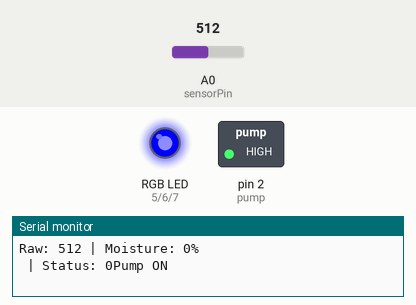
The sketch below on a simulated Arduino Uno, built with avr-gcc and run on an emulated ATmega328P. Parts: switched loads named in the sketch (green lamp = pin HIGH), an RGB LED mixed from three pins (HIGH = lit), the last lines printed to the serial monitor. The inputs (shaded band) are chosen by the test bench; at power-on: A0 (sensorPin) = 512.

Above: at 0.1 s.
At 80.1 s:
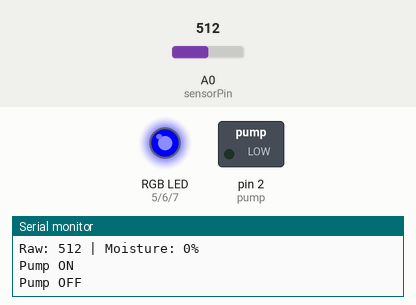
Timing chart, 0 to 81.6 s (numbered marks = the images above):
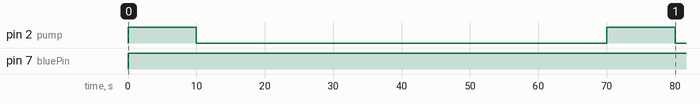

The sketch:

BAE305_Board2_Moisture_Code.ino
```cpp
//********************************************************************************************
const int sensorPin = A0;                             // reads sensor at A0
const int dryValue = 437;                             // reference value, what does the sensor read for air
const int wetValue = 101;                             //reference value, what does the sensor read in water
const int moistureThresh = 20;      //above percentages read as "moist", below read as "dry"
int isWet = 1;                                    //variable that changes from 1 (wet) or 0 (dry) depending on reading

const int redPin= 5;                  //red is connected to pin 5
const int greenPin = 6;               //green is connected to pin 6
const int  bluePin = 7;               //blue is connected to pin 7

const int pump = 2;                   //pump is connected to pin 2


void setup() {
  // put your setup code here, to run once:

  Serial.begin(9600);                                 // initialize serial communication

  pinMode(redPin,  OUTPUT);                           //define the pins connected to the color LED as outputs
  pinMode(greenPin, OUTPUT);
  pinMode(bluePin, OUTPUT);

  pinMode(pump, OUTPUT);        // set the pump pin as an output
  digitalWrite(pump, LOW);      // pump starts in the OFF position

}

//***********************************************************************************************

void loop() {


    setColor(0,  100, 0); // turn LED green


//measure soil moisture

 int rawValue = analogRead(sensorPin);                             // sensor measurement
  int moisturePercent = map(rawValue, dryValue, wetValue, 0, 100);  // calculate percentage of moisture relative to possible moisture of sensor
  moisturePercent = constrain(moisturePercent, 0, 100);             //make sure that it is a percent and the values don't drift out of that

//debugging lines for moisture sensor printed in serial monitor

 Serial.print("Raw: ");                                            // Print results to serial monitor
  Serial.print(rawValue);
  Serial.print(" | Moisture: ");
  Serial.print(moisturePercent);
  Serial.println("%");


//compare soil moisture to acceptable values

if (moisturePercent < moistureThresh)
  {
    isWet = 0;                            //evaluate soil to be DRY
  }
  else
  {
    isWet = 1;                             //evaluate soil to be WET
  }

 Serial.print(" | Status: ");
  Serial.print(isWet);

   while (isWet == 0)
   {
    //turn LED BLUE
    setColor(0, 0, 200);                    // make LED blue to signify watering happening

    //trigger pump for short time
    digitalWrite(pump, HIGH);   // turn pump ON
    Serial.println("Pump ON");  //debugging in serial monitor

    delay(10000);               // run for 10 seconds (10,000 milliseconds)

    digitalWrite(pump, LOW);    // turn pump OFF
    Serial.println("Pump OFF");  //debugging in serial monitor

    //wait 1 minute for water to seep into soil

    delay(60000UL);
    //delay(30000UL); debug line, 30 seconds

    //measure soil moisture

    int rawValue = analogRead(sensorPin);                             // sensor measurement
    int moisturePercent = map(rawValue, dryValue, wetValue, 0, 100);  // calculate percentage of moisture relative to possible moisture of sensor
    moisturePercent = constrain(moisturePercent, 0, 100);             //make sure that it is a percent and the values don't drift out of that

    //debugging lines for moisture sensor printed in serial monitor

    Serial.print("Raw: ");                                            // Print results to serial monitor
    Serial.print(rawValue);
    Serial.print(" | Moisture: ");
    Serial.print(moisturePercent);
    Serial.println("%");

    //compare soil moisture to acceptable values
    if (moisturePercent < moistureThresh)
    {
    isWet = 0;                            //evaluate soil to be DRY
    }
    else
    {
    isWet = 1;                             //evaluate soil to be WET
    }
  }

setColor(0,  100, 0); // turn LED green again
//wait for 10 minutes time before loop repeats
  delay(600000UL);
  //delay(30000UL); debug line for testing faster

}
//setColor function to change led color
void setColor(int redValue, int greenValue,  int blueValue) {
  analogWrite(redPin, redValue);
  analogWrite(greenPin,  greenValue);
  analogWrite(bluePin, blueValue);
}
```

Measured:
- by itself, pin 2 (pump): alternates HIGH for 10.0 s and LOW for 60.0 s
- by itself, pin 7 (bluePin): LOW → HIGH at 0.00 s
